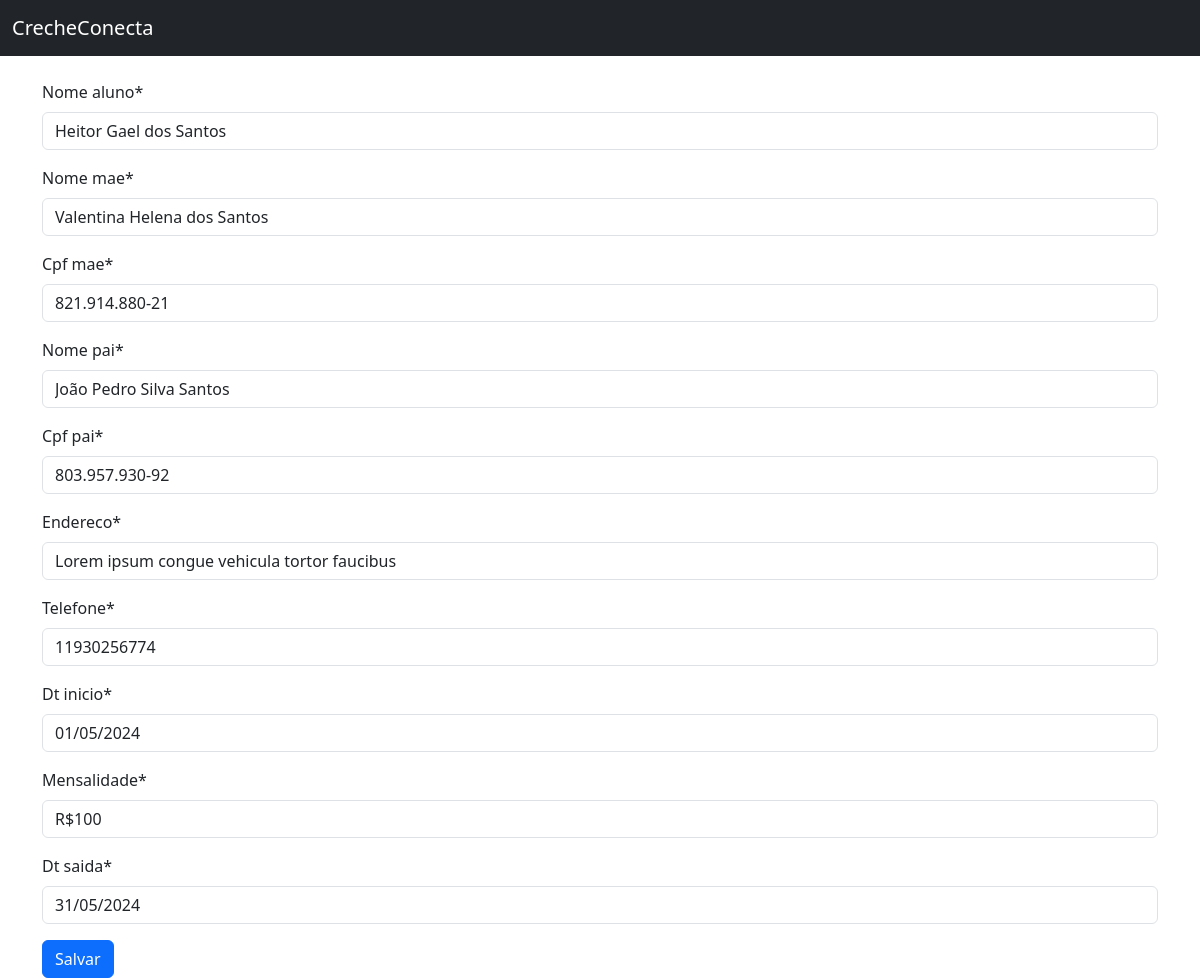
Page /update/5 on the committed database.
### todos/models.py (models this page shows)
class Todo(models.Model):
    nome_aluno = models.CharField(max_length=100, null=False, blank=False)
    nome_mae = models.CharField(max_length=100, null=False, blank=False)
    cpf_mae = models.CharField(max_length=100, null=False, blank=False)
    nome_pai = models.CharField(max_length=100, null=False, blank=False)
    cpf_pai = models.CharField(max_length=100, null=False, blank=False)
    endereco = models.CharField(max_length=100, null=False, blank=False)
    telefone = models.CharField(max_length=100, null=False, blank=False)
    dt_inicio = models.CharField(max_length=100, null=False, blank=False)
    mensalidade = models.CharField(max_length=100, null=False, blank=False)
    created_at = models.DateTimeField(auto_now_add=True, null=False, blank=False)
    dt_saida = models.DateField(null=False, blank=False)
    finished_at = models.DateField(null=True)

### todos/views.py (the view)
# urls.py: path("update/<int:pk>", TodoUpdateView.as_view(), name="todo_update"),
class TodoUpdateView(UpdateView):
    model = Todo
    fields = ["nome_aluno", "nome_mae", "cpf_mae", "nome_pai", "cpf_pai", "endereco", "telefone", "dt_inicio", "mensalidade", "dt_saida"]
    success_url = reverse_lazy ("todo_list")

### todos/Templates/todos/todo_form.html (shortened to what this page needs)
{% extends 'base.html' %}
{% load crispy_forms_tags %}
{% block content %}
  <form method="POST">
    {{ form|crispy }}
    <button type=submit class="btn btn-primary">Salvar</button>
  </form>
{% endblock content %}

### rows in the picture
Todo: nome_aluno "Heitor Gael dos Santos", nome_mae "Valentina Helena dos Santos", cpf_mae "821.914.880-21", nome_pai "João Pedro Silva Santos", cpf_pai "803.957.930-92", endereco "Lorem ipsum congue vehicula tortor faucibus", telefone "11930256774", dt_inicio "01/05/2024", mensalidade "R$100", dt_saida "31/05/2024"
